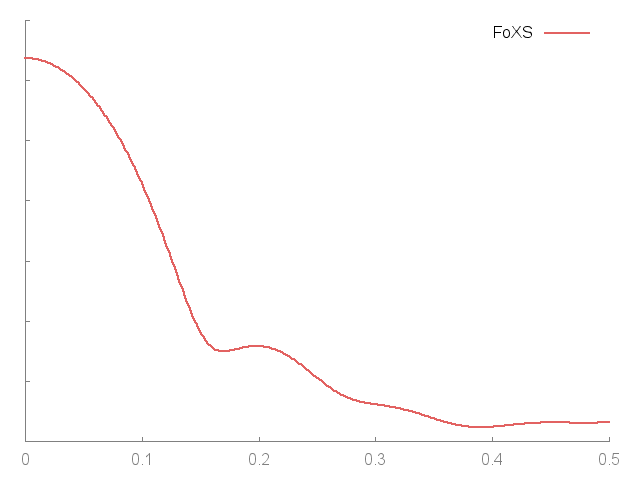

Here is the gnuplot script that generated this plot:
set terminal png enhanced;set output "Vp133.B99990096.png";
set ylabel '';set format y '';set xtics nomirror;set ytics nomirror; set border 3
set style line 11 lc rgb '#808080' lt 1;set border 3 back ls 11;
plot 'Vp133.B99990096.pdb.dat' u 1:2 thru log(y) t 'FoXS' w lines lw 2.5 lc rgb '#e26261'
reset
